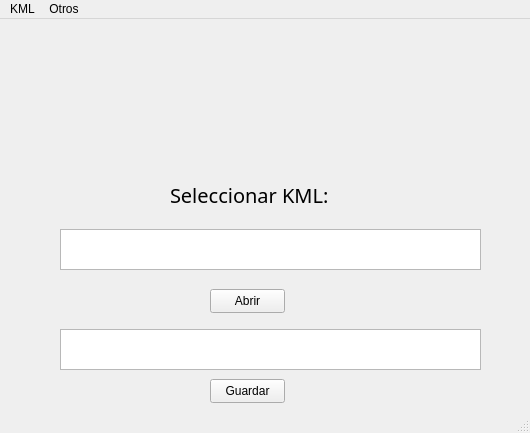
<?xml version="1.0" encoding="UTF-8"?>
<ui version="4.0">
 <class>MainWindow</class>
 <widget class="QMainWindow" name="MainWindow">
  <property name="geometry">
   <rect>
    <x>0</x>
    <y>0</y>
    <width>530</width>
    <height>433</height>
   </rect>
  </property>
  <property name="windowTitle">
   <string>RichsApp</string>
  </property>
  <widget class="QWidget" name="centralwidget">
   <widget class="QLabel" name="label">
    <property name="geometry">
     <rect>
      <x>170</x>
      <y>160</y>
      <width>181</width>
      <height>31</height>
     </rect>
    </property>
    <property name="font">
     <font>
      <family>Segoe Script</family>
      <pointsize>15</pointsize>
     </font>
    </property>
    <property name="text">
     <string>Seleccionar KML:</string>
    </property>
   </widget>
   <widget class="QPushButton" name="abrir">
    <property name="geometry">
     <rect>
      <x>210</x>
      <y>270</y>
      <width>75</width>
      <height>24</height>
     </rect>
    </property>
    <property name="text">
     <string>Abrir</string>
    </property>
   </widget>
   <widget class="QTextBrowser" name="entrada">
    <property name="geometry">
     <rect>
      <x>60</x>
      <y>210</y>
      <width>421</width>
      <height>41</height>
     </rect>
    </property>
   </widget>
   <widget class="QPushButton" name="guardar">
    <property name="geometry">
     <rect>
      <x>210</x>
      <y>360</y>
      <width>75</width>
      <height>24</height>
     </rect>
    </property>
    <property name="text">
     <string>Guardar</string>
    </property>
   </widget>
   <widget class="QTextBrowser" name="salida">
    <property name="geometry">
     <rect>
      <x>60</x>
      <y>310</y>
      <width>421</width>
      <height>41</height>
     </rect>
    </property>
   </widget>
   <widget class="QLabel" name="label_2">
    <property name="geometry">
     <rect>
      <x>170</x>
      <y>20</y>
      <width>191</width>
      <height>131</height>
     </rect>
    </property>
    <property name="styleSheet">
     <string notr="true">border-image: url(:/prefix/log.png);
border-image: url(:/prefix/logo.png);</string>
    </property>
    <property name="text">
     <string>&lt;html&gt;&lt;head/&gt;&lt;body&gt;&lt;p&gt;&lt;img src=&quot;:/prefix/logo.png&quot;/&gt;&lt;/p&gt;&lt;/body&gt;&lt;/html&gt;</string>
    </property>
   </widget>
  </widget>
  <widget class="QStatusBar" name="statusbar"/>
  <widget class="QMenuBar" name="menubar">
   <property name="geometry">
    <rect>
     <x>0</x>
     <y>0</y>
     <width>530</width>
     <height>26</height>
    </rect>
   </property>
   <widget class="QMenu" name="menuKML">
    <property name="title">
     <string>KML</string>
    </property>
   </widget>
   <widget class="QMenu" name="menuOtros">
    <property name="title">
     <string>Otros</string>
    </property>
   </widget>
   <addaction name="menuKML"/>
   <addaction name="menuOtros"/>
  </widget>
 </widget>
 <resources>
  <include location="logo.qrc"/>
 </resources>
 <connections/>
</ui>
